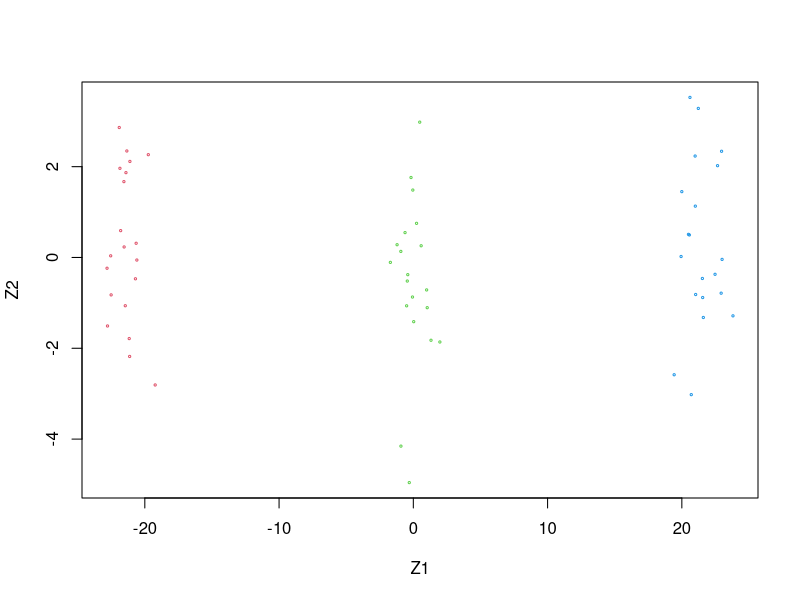

R code for this plot:
##ch10 Applied


# setwd("~/Dropbox/cs/bigdata/lagunita/tibshirani/ch10-Unsupervised/");source("ch10_10.R")


#a

set.seed(2)

x <- matrix(rnorm(20*3*50), ncol=50)


x[1:20,] <- x[1:20,] + 3 
x[41:60,] <- x[41:60,] - 3

y <- c(rep(2,20), rep(3,20), rep(4,20))
### b

pca.out <- prcomp(x)

print(summary(pca.out))


plot(pca.out$x[,1:2], col=y, cex=0.3, xlab="Z1", ylab="Z2")


###c
km.out <- kmeans(x, 3, nstart=20)

print(km.out$cluster)
print( table(km.out$cluster, c(rep(3,20), rep(1,20), rep(2,20) )) )

##perfect match

#d)
km2 <- kmeans(x, 2, nstart=20)
print(km2$cluster)
#1 new class is composed of two other classes, and the 2nc class corresponds to a previous class 

#e)
km4 <- kmeans(x, 4, nstart=20)
print(km4$cluster)

#one class is split in 2 new classes, the other two classes stay the same

#f)
px <- pca.out$x[,1:2]
km_pc <- kmeans(px, 3,nstart=20)
print(km_pc$cluster)
# good separation in 3 clusters 
print( table(km_pc$cluster, c( rep(3,20), rep(2,20), rep(1,20)  )) )
#perfect match 


##g)
km.s <- kmeans(scale(x), 3, nstart=20)
print( table(km.s$cluster, c( rep(1,20), rep(3,20), rep(2,20)  )) )

##still a perfect match
